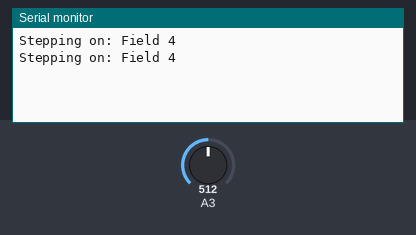
A sketch run on a simulated Arduino Uno, built with avr-gcc and run on an emulated ATmega328P. Shown: the last lines printed to the serial monitor. The inputs (shaded band) are chosen by the test bench; at power-on: A3 = 512.

Above: at 2.8 s.
2.9 s: A3 set to 542
At 5.2 s:
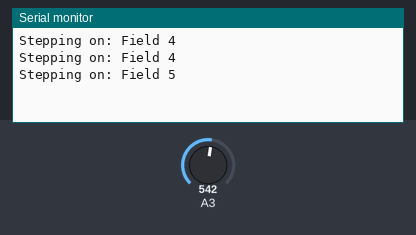
5.6 s: A3 set to 716
At 7.0 s:
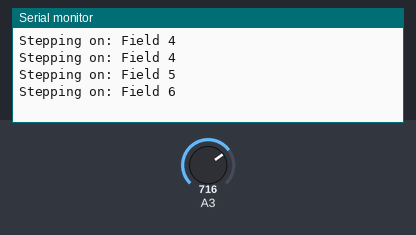
Timing chart, 0 to 8.6 s (numbered marks = the images above; inputs shaded):
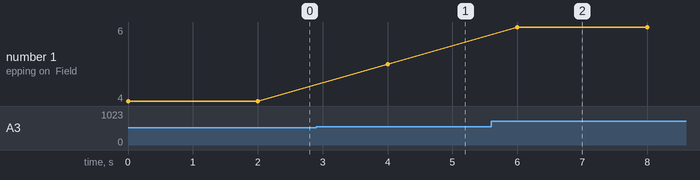

Measured:
- after the input at 2.9 s, the serial monitor: prints a new line after 1.1 s (image 1)
- after the input at 5.6 s, the serial monitor: prints a new line after 0.40 s (image 2)
- plotted number 1: 4 → 5 after the input at 2.9 s, 5 → 6 after the input at 5.6 s

The sketch:

Test_Resistors_Example.ino
```cpp
int sensorValue = 0;
int previousValue = 0;
int nextValue = 0;

void setup()
{
  pinMode(A3, INPUT);
  Serial.begin(9600);
}

void loop()
{
  sensorValue = analogRead(A3);

  if (sensorValue < 133) {
    Serial.println("Stepping on: Field 1");
  }
  if (sensorValue >= 133 and sensorValue < 266) {
   Serial.println("Stepping on: Field 2");
  }
  if (sensorValue >= 266 and sensorValue < 399) {
    Serial.println("Stepping on: Field 3");
  }
  if (sensorValue >= 399 and sensorValue < 532) {
    Serial.println("Stepping on: Field 4");
  }
  if (sensorValue >= 532 and sensorValue < 665) {
    Serial.println("Stepping on: Field 5");
  }
  if (sensorValue >= 665 and sensorValue < 790) {
    Serial.println("Stepping on: Field 6");
  }
  if (sensorValue >= 790 and sensorValue < 900) {
    Serial.println("Stepping on: Field 7");
  }
  if (sensorValue >= 900 and sensorValue < 1000) {
    Serial.println("Stepping on: Field 8");
  }
  if (sensorValue >= 1000) {
    Serial.println("Stepping on: Field 9");
  }
  delay(2000);
}
```
